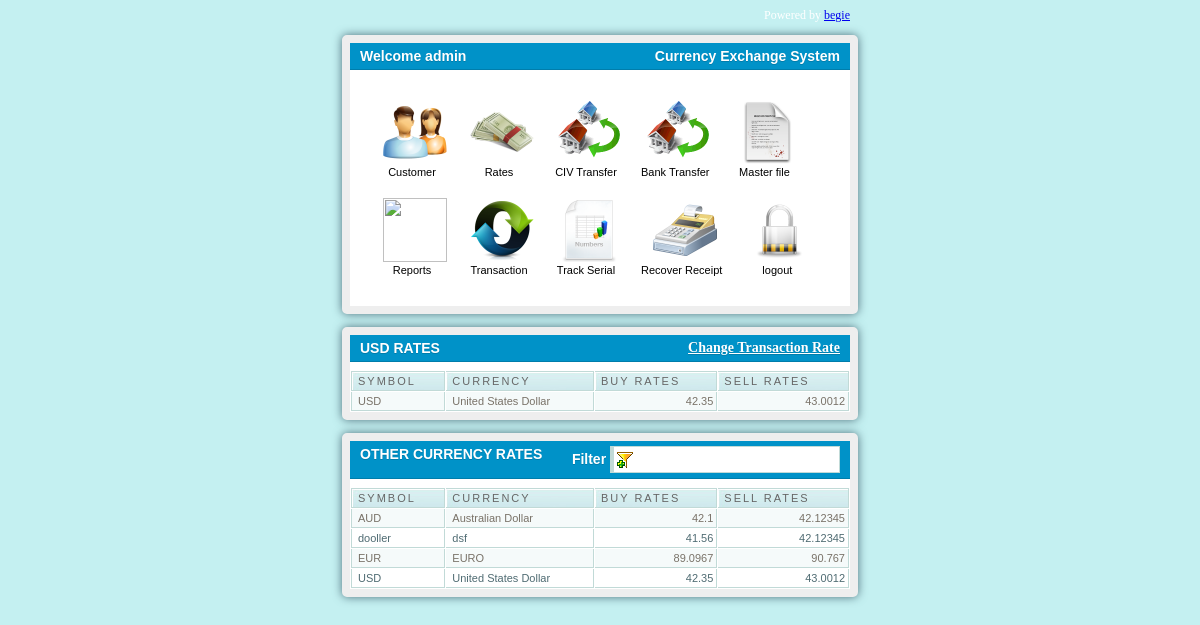
The app's page /AXCurrency/home.php (signed in) with its own data.
### tables this page shows
CREATE TABLE `user` (
  `id` int(11) NOT NULL,
  `username` varchar(100) NOT NULL,
  `password` varchar(100) NOT NULL,
  `position` int(11) NOT NULL,
  `branch` varchar(100) NOT NULL
);

CREATE TABLE `rates` (
  `id` int(11) NOT NULL,
  `currency` varchar(30) NOT NULL,
  `rate` double NOT NULL,
  `buyrate` varchar(300) NOT NULL,
  `name` varchar(100) NOT NULL
);

### AXCurrency/home.php (the view, shortened to what this page needs)
<html>
<head>
<link rel="stylesheet" href="febe/style.css" type="text/css" media="screen" charset="utf-8">
<link href="src/facebox.css" media="screen" rel="stylesheet" type="text/css" />
<link rel="stylesheet" href="febe/style.css" type="text/css" media="screen" charset="utf-8">
</head>
<body>
<div style="width: 500px; margin-top: 31px; text-align:right; color: #fff; margin:0 auto; font-family:tahoma;">
Powered by <a href="#" target="_blank">begie</a>
</div>
<div id="mainwrapper" style="width: 500px; margin-top: 12px;">
	<h1>
	Welcome
	<?php
	include('db.php');
	$oper_id=$_SESSION['SESS_MEMBER_ID'];
	$result = mysqli_query($bd,"SELECT * FROM user where id='$oper_id'");
					while($row = mysqli_fetch_array($result))
						{
						echo $row['username'];
						}
	?>
	<div style="float:right; width:auto;">Currency Exchange System
	</div>
	</h1>
	<div id="homecontent" style="width: 92%;">
		<div style="float:left; with:auto; padding:10px;"><a id="addq" href="customer.php"><img src="images/people.png" height="64" width="64"><br>Customer</a></div>
		<?php if ($_SESSION['SESS_FIRST_NAME']=="1")
		{
		  echo '<div style="float:left; width:auto; padding:10px;"><a href="editrates.php" id="addq"><img src="images/dollars.png" height="64" width="64"><br>Rates</a></div>';
		}
		?>
		<div style="float:left; width:auto; padding:10px;"><a rel="facebox" href="cvitrans.php" id="addq"><img src="images/banktransfer.png" height="64" width="64"><br>CIV Transfer</a></div>
		<div style="float:left; width:auto; padding:10px;"><a href="btransferhome.php" id="addq"><img src="images/banktransfer.png" height="64" width="64"><br>Bank Transfer</a></div>
		<div style="float:left; width:auto; padding:10px;"><a id="addq" href="masterfile.php"><img src="images/masterfile.png" height="64" width="64"><br>Master file</a></div>
		<div style="float:left; width:auto; padding:10px;"><a href="report.php" id="addq"><img src="images/report.png" height="64" width="64"><br>Reports</a></div>
		<div style="float:left; width:auto; padding:10px;"><a rel="facebox" href="generate.php" id="addq"><img src="images/transaction.png" height="64" width="64"><br>Transaction</a></div>
		<div style="float:left; width:auto; padding:10px;"><a href="trackserial.php" id="addq"><img src="images/numbers-icon.png" height="64" width="64"><br>Track Serial</a></div>
		<div style="float:left; width:auto; padding:10px;"><a rel="facebox" href="rreceipt.php" id="addq"><img src="images/recover.png" height="64" width="64"><br>Recover Receipt</a></div>
		<div style="float:left; width:auto; padding:10px;"><a id="addq" href="index.php"><img src="images/padlock.png" height="64" width="64"><br>logout</a></div>
	</div>
</div>
<div id="mainwrapper" style="width: 500px; margin-top: -42px;">
<h1>
	USD RATES
	<?php if ($_SESSION['SESS_FIRST_NAME']=="1")
	{
	?>
	<div style="float:right; width:auto;"><a rel="facebox" href="override.php">Change Transaction Rate</a>
	</div>
	<?php
	}
	?>
</h1>
<table cellpadding="1" cellspacing="1" id="resultTable">
			<thead>
				<tr>
					<th  style="border-left: 1px solid #C1DAD7"> Symbol </th>
					<th> Currency </th>
					<th> Buy Rates </th>
					<th> Sell Rates </th>
				</tr>
			</thead>
			<tbody>
			<?php
				include('db.php');
				$result = mysqli_query($bd,"SELECT * FROM rates WHERE currency='USD'");
				while($row = mysqli_fetch_array($result))
					{
						echo '<tr class="record">';
						echo '<td style="border-left: 1px solid #C1DAD7;">'.$row['currency'].'</td>';
						echo '<td>'.$row['name'].'</td>';
						echo '<td><div align="right">'.$row['buyrate'].'</div></td>';
						echo '<td><div align="right">'.$row['rate'].'</div></td>';
					}
				?>
			</tbody>
</table>
</div>
<div id="mainwrapper" style="width: 500px; margin-top: -42px;">
<h1 style="height: 27px;">
	OTHER CURRENCY RATES<div style="float:right; width:auto;"><label for="filter">Filter</label> <input type="text" name="filter" value="" id="filter" /></div>
</h1>
<table cellpadding="1" cellspacing="1" id="resultTable">
			<thead>
				<tr>
					<th  style="border-left: 1px solid #C1DAD7"> Symbol </th>
					<th> Currency </th>
					<th> Buy Rates </th>
					<th> Sell Rates </th>
				</tr>
			</thead>
			<tbody>
			<?php
				include('db.php');
				$result = mysqli_query($bd,"SELECT * FROM rates ORDER BY currency ASC");
				while($row = mysqli_fetch_array($result))
					{
						echo '<tr class="record">';
						echo '<td style="border-left: 1px solid #C1DAD7;">'.$row['currency'].'</td>';
						echo '<td>'.$row['name'].'</td>';
						echo '<td><div align="right">'.$row['buyrate'].'</div></td>';
						echo '<td><div align="right">'.$row['rate'].'</div></td>';
					}
				?>
			</tbody>
</table>
</div>
</body>
</html>

### AXCurrency/febe/style.css (style rules this page uses)
body { background: none repeat scroll 0 0 #C4F0F1; font-size: 12px; }
#resultTable { background-color: white; margin-top: 8px; width: 100%; color:#000000; }
#resultTable th.sortable { background: url("bg_header.jpg") no-repeat scroll 0 0 #CAE8EA; border-bottom: 1px solid #C1DAD7; border-right: 1px solid #C1DAD7; border-top: 1px solid #C1DAD7; color: #4F6B72; font: normal 11px "Trebuchet MS",Verdana,Arial,Helvetica,sans-serif; letter-spacing: 2px; padding: 3px 3px 3px 6px; text-align: left; text-transform: uppercase; color: #666; cursor: pointer; text-decoration: none; }
#resultTable th { background: url("bg_header.jpg") no-repeat scroll 0 0 #CAE8EA; border-bottom: 1px solid #C1DAD7; border-right: 1px solid #C1DAD7; border-top: 1px solid #C1DAD7; color: #4F6B72; font: normal 11px "Trebuchet MS",Verdana,Arial,Helvetica,sans-serif; letter-spacing: 2px; padding: 3px 3px 3px 6px; text-align: left; text-transform: uppercase; color: #666; cursor: pointer; text-decoration: none; }
#resultTable td { background: none repeat scroll 0 0 #FFFFFF; border-bottom: 1px solid #C1DAD7; border-right: 1px solid #C1DAD7; color: #4F6B72; padding: 3px 3px 3px 6px; font: normal 11px "Trebuchet MS",Verdana,Arial,Helvetica,sans-serif; }
#resultTable td.odd { background: none repeat scroll 0 0 #F5FAFA; color: #797268; font: normal 11px "Trebuchet MS",Verdana,Arial,Helvetica,sans-serif; }
#filter { width: 230px; border: 1px solid #C1DAD7; border-left: 4px solid #C1DAD7; padding:5px; background-image:url('../images/filter.gif'); background-repeat:no-repeat; background-position: 3px 5px; padding-left:20px; }
#addq { padding:3px; text-decoration:none; color:#000; }
#mainwrapper { background: none repeat scroll 0 0 #FFFFFF; border: 8px solid #EEEEEE; border-radius: 5px 5px 5px 5px; box-shadow: 0 0 10px #4E707C; margin: 5em auto; position: relative; text-align: left; width: 500px; font: normal 11px "Trebuchet MS",Verdana,Arial,Helvetica,sans-serif; }
#mainwrapper h1 { background: none repeat scroll 0 0 #0092C8; border-bottom: 1px solid #007DAB; color: #FFFFFF; font-size: 14px; margin: 0; padding: 5px 10px; text-shadow: 0 1px 0 #007DAB; }
#mainwrapper h1 a { color: #FFFFFF; font-family:lucida sans; }
#homecontent { margin:20px auto; width:800px; text-align:center; }

### records on screen
user: username "admin"
rates: currency "USD", name "United States Dollar", buyrate "42.35", rate "43.0012"
rates: currency "AUD", name "Australian Dollar", buyrate "42.1", rate "42.12345"
rates: currency "dooller", name "dsf", buyrate "41.56", rate "42.12345"
rates: currency "EUR", name "EURO", buyrate "89.0967", rate "90.767"
